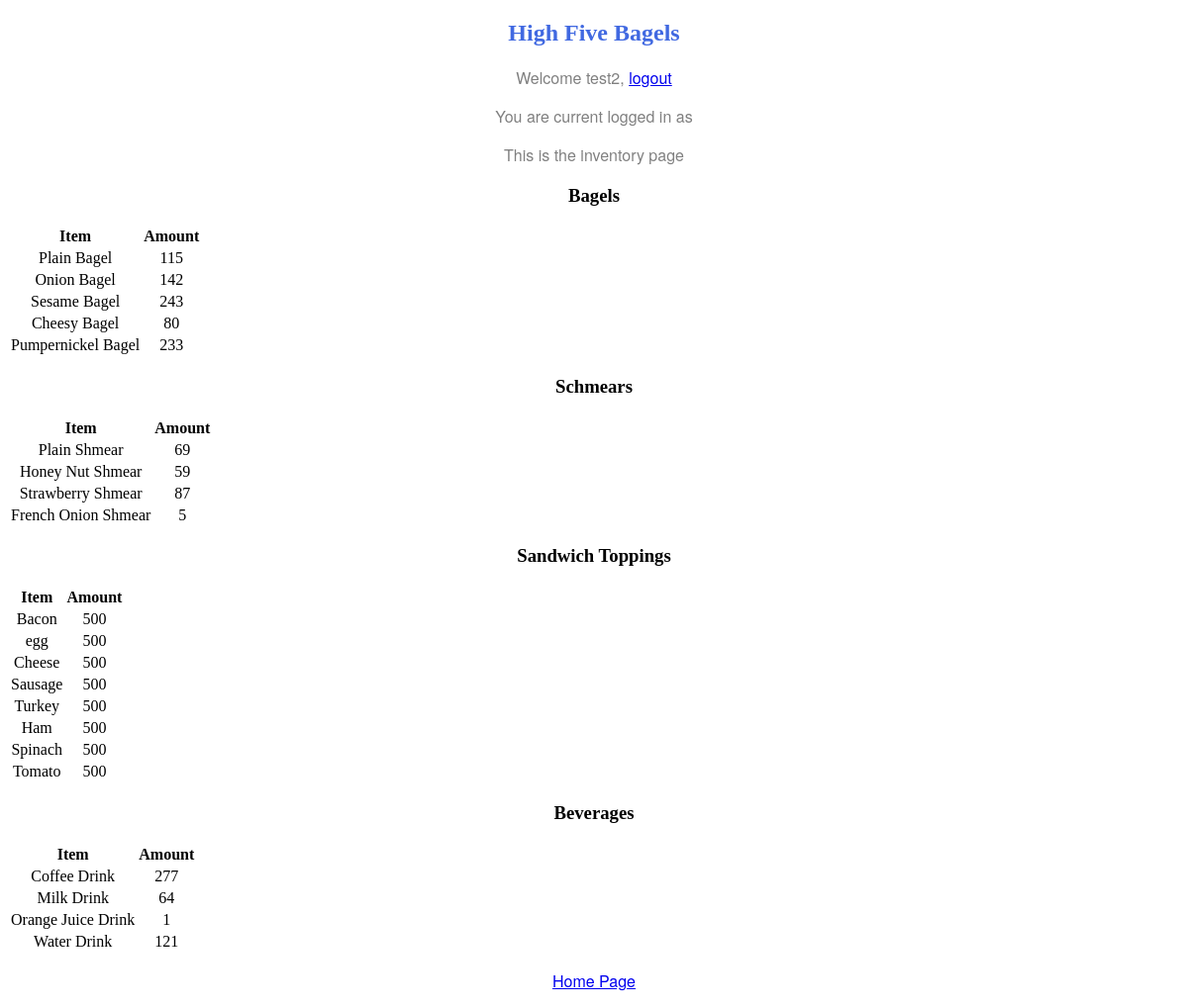
/home/inventory/ (signed in), run on an earlier commit of the app's database.
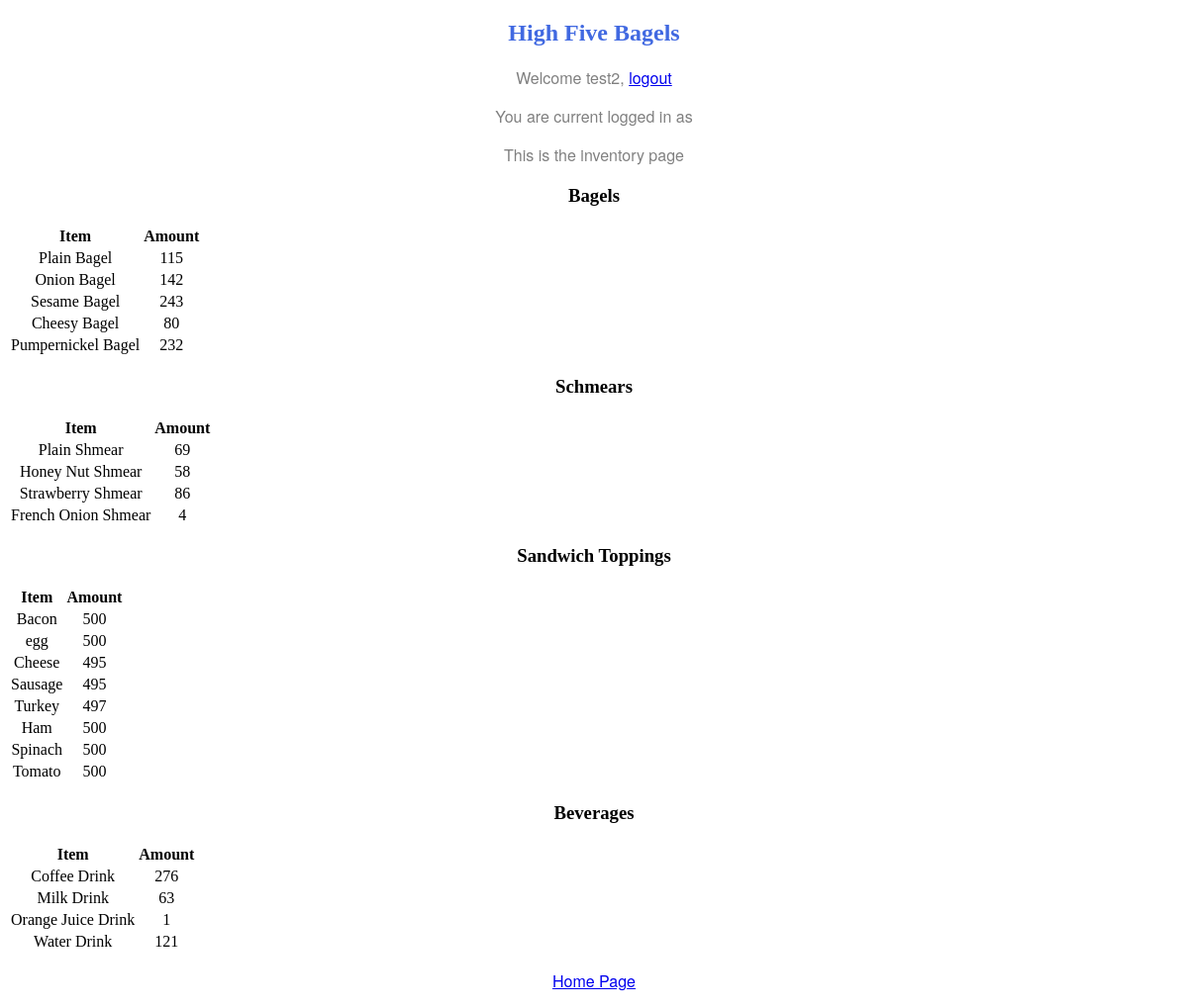
And on a later commit of the database.
### home/models.py (models this page shows, shortened)
class foodItem(models.Model):
    type = models.CharField(max_length=200)
    sub_type = models.CharField(max_length=200)
    inv_count = models.IntegerField()
    price = models.DecimalField(decimal_places=2,max_digits=10)
    item_id = models.IntegerField(default=random.randint(1000, 140000))

class Ingredients(models.Model):
    type = models.CharField(max_length=200)
    price = models.DecimalField(decimal_places=2, max_digits=10)
    inv_count = models.IntegerField(default=0)

### home/views.py (the view)
# urls.py: path('inventory/', views.inventory, name='inventory'),
def inventory(request):
    bagel_list = foodItem.objects.exclude(
        type__in = ['Sandwich', 'Shmear', 'Drink'],
    )
    shmear_list = foodItem.objects.exclude(
        type__in = ['Sandwich', 'Drink', 'Bagel'],
    )
    drink_list = foodItem.objects.exclude(
        type__in = ['Sandwich', 'Bagel', 'Shmear'],
    )
    ing_list = Ingredients.objects.all()
    context = {
        'user': request.user,
        'bagel_list' : bagel_list,
        'shmear_list' : shmear_list,
        'drink_list' : drink_list,
        'ing_list' : ing_list,
    }
    return render(request, 'home/inventory.html', context)

### home/templates/home/inventory.html (shortened to what this page needs)
{% load static %}
<!DOCTYPE html>
<html lang="en">
	<head>
		<link href="{% static 'home/style.css' %}" rel="stylesheet">
	</head>
	<body>
		<h2>High Five Bagels</h2>
		{% if user.is_authenticated %}
		<p>Welcome {{ user.username }}, <a href='/accounts/logout/?next=/'>logout</a></p>
		<p>You are current logged in as {{ group }}</p>
		<p>This is the inventory page</p>
		<div class="row">
			<div class="column">
				<h3>Bagels</h3>
                <table class="center">
                    <thead>
						<tr>
							<th>Item</th>
							<th>Amount</th>
						</tr>
					</thead>
                    <tbody>
                        {% for food_item in bagel_list %}
                        <tr>
                            <td class="left">{{ food_item.sub_type }} {{ food_item.type }}</td>
                            <td>{{ food_item.inv_count }}</td>
                        </tr>
                        {% endfor %}
                    </tbody>
                </table>
			</div>
			<div class="column">
				<h3>Schmears</h3>
                <table class="center">
                    <thead>
						<tr>
							<th>Item</th>
							<th>Amount</th>
						</tr>
					</thead>
                    <tbody>
                        {% for food_item in shmear_list %}
                        <tr>
                            <td class="left">{{ food_item.sub_type }} {{ food_item.type }}</td>
                            <td>{{ food_item.inv_count }}</td>
                        </tr>
                        {% endfor %}
                    </tbody>
                </table>
			</div>
		</div>
		<div class="row">
			<div class="column">
                <h3>Sandwich Toppings</h3>
                <table class="center">
                    <thead>
						<tr>
							<th>Item</th>
							<th>Amount</th>
						</tr>
					</thead>
                    <tbody>
                        {% for ing_item in ing_list %}
                        <tr>
                            <td class="left">{{ ing_item.sub_type }} {{ ing_item.type }}</td>
                            <td>{{ ing_item.inv_count }}</td>
                        </tr>
                        {% endfor %}
                    </tbody>
                </table>
			</div>
			<div class="column">
				<h3>Beverages</h3>
                <table class="center">
                    <thead>
						<tr>
							<th>Item</th>
							<th>Amount</th>
						</tr>
					</thead>
                    <tbody>
                        {% for food_item in drink_list %}
                        <tr>
                            <td class="left">{{ food_item.sub_type }} {{ food_item.type }}</td>
                            <td>{{ food_item.inv_count }}</td>
                        </tr>
                        {% endfor %}
                    </tbody>
                </table>
			</div>
		</div>
		<p><a href="/">Home Page</a></p>
		{% else %}
		<p>You are not currently logged in, <a href="/accounts/login/">login here.</a>
		{% endif %}
	</body>
</html>

What changed in the data, as far as the page shows it:
changed foodItem "Pumpernickel": inv_count "233" → "232"
changed foodItem "Honey Nut": inv_count "59" → "58"
changed foodItem "Strawberry": inv_count "87" → "86"
changed foodItem "French Onion": inv_count "5" → "4"
changed Ingredients "Cheese": inv_count "500" → "495"
changed Ingredients "Sausage": inv_count "500" → "495"
changed Ingredients "Turkey": inv_count "500" → "497"
changed foodItem "Coffee": inv_count "277" → "276"
changed foodItem "Milk": inv_count "64" → "63"
